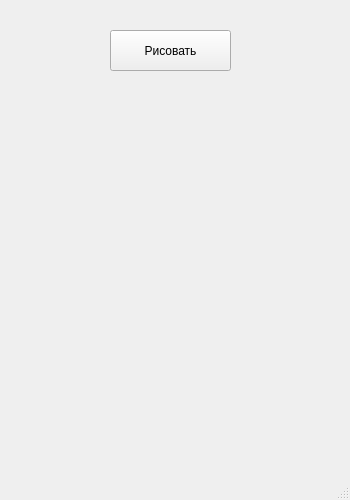
<?xml version="1.0" encoding="UTF-8"?>
<ui version="4.0">
 <class>MainWindow</class>
 <widget class="QMainWindow" name="MainWindow">
  <property name="geometry">
   <rect>
    <x>0</x>
    <y>0</y>
    <width>350</width>
    <height>500</height>
   </rect>
  </property>
  <property name="windowTitle">
   <string>MainWindow</string>
  </property>
  <widget class="QWidget" name="centralwidget">
   <widget class="QPushButton" name="drawbtn">
    <property name="geometry">
     <rect>
      <x>110</x>
      <y>30</y>
      <width>121</width>
      <height>41</height>
     </rect>
    </property>
    <property name="font">
     <font>
      <pointsize>9</pointsize>
     </font>
    </property>
    <property name="text">
     <string>Рисовать</string>
    </property>
   </widget>
  </widget>
  <widget class="QMenuBar" name="menubar">
   <property name="geometry">
    <rect>
     <x>0</x>
     <y>0</y>
     <width>350</width>
     <height>26</height>
    </rect>
   </property>
  </widget>
  <widget class="QStatusBar" name="statusbar"/>
 </widget>
 <resources/>
 <connections/>
</ui>
